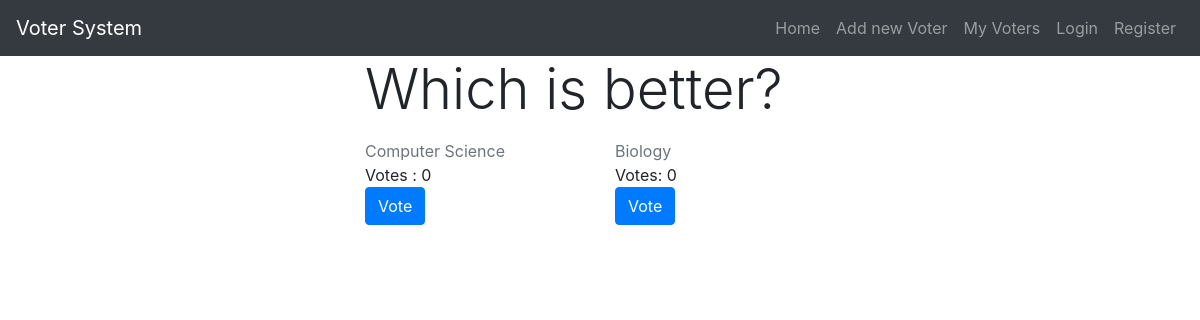
The page /4/vote/ on the database its author committed.
### voterapp/models.py (models this page shows, shortened)
class Voter(models.Model):
    description = models.CharField(max_length=250)
    voter_one = models.CharField(max_length=250)
    voter_two = models.CharField(max_length=250)
    voter_one_count = models.IntegerField(default=0)
    voter_two_count = models.IntegerField(default=0)
    user = models.ForeignKey(User)

### voterapp/views.py (the view)
# urls.py: url(r'^(?P<pk>[0-9]+)/vote/',views.vote_detail,name='vote-detail'),
def vote_detail(request, pk):
    voter = Voter.objects.get(pk=pk)
    if voter is None:
        context = {'error':'voter not found'}
        return render(request,'index.html',context=context)
    else:
        context = {'voter': voter}
        return render(request,'vote_detail.html',context=context)

### templates/vote_detail.html (shortened to what this page needs)
{% extends "base.html" %}
{% block content %}
<div class="container">
  <p class="display-4">{{voter.description}}</p>
  <div class="row">
    <div class="col">
      <div class="text-muted">{{voter.voter_one}}</div>
      <div>Votes : {{voter.voter_one_count}}</div>
      <a href="{% url 'increment_voter_one' voter.pk%}" class="btn btn-primary">Vote</a>
    </div>
    <div class="col">
      <div class="text-muted">{{voter.voter_two}}</div>
      <div>Votes: {{voter.voter_two_count}}</div>
      <a href="{% url 'increment_voter_two' voter.pk%}" class="btn btn-primary">Vote</a>
    </div>
  </div>
</div>
{% endblock %}

### templates/vote_detail.html (style rules this page uses)
.container { width: 500px; }

### rows shown on the page
Voter: description "Which is better?", voter_one "Computer Science", voter_one_count "0", voter_two "Biology", voter_two_count "0"
